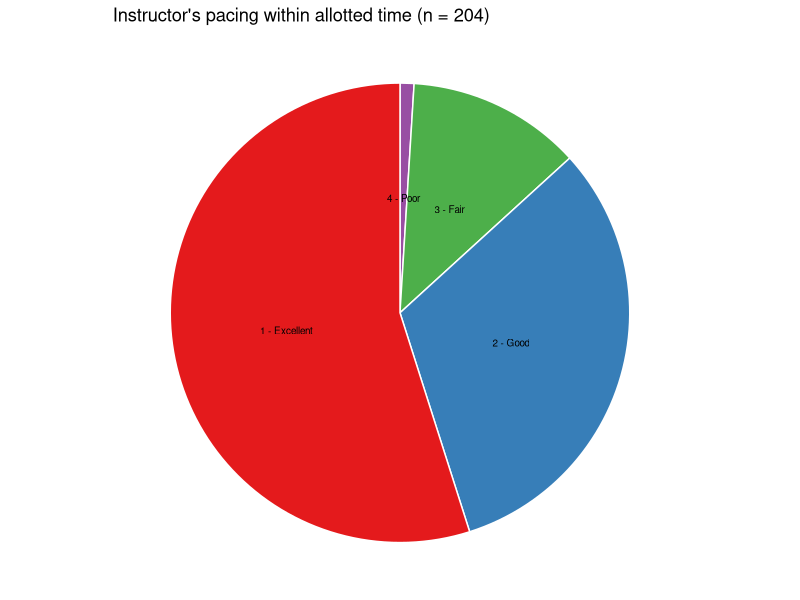
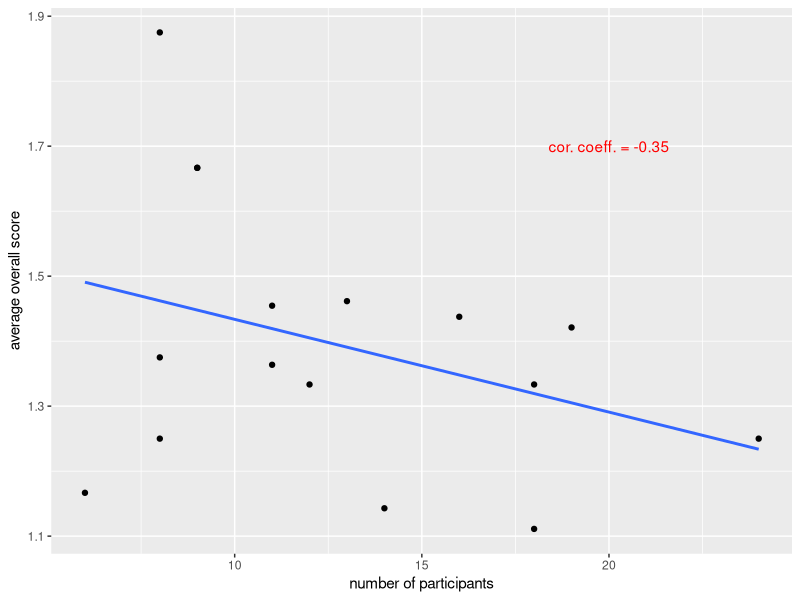
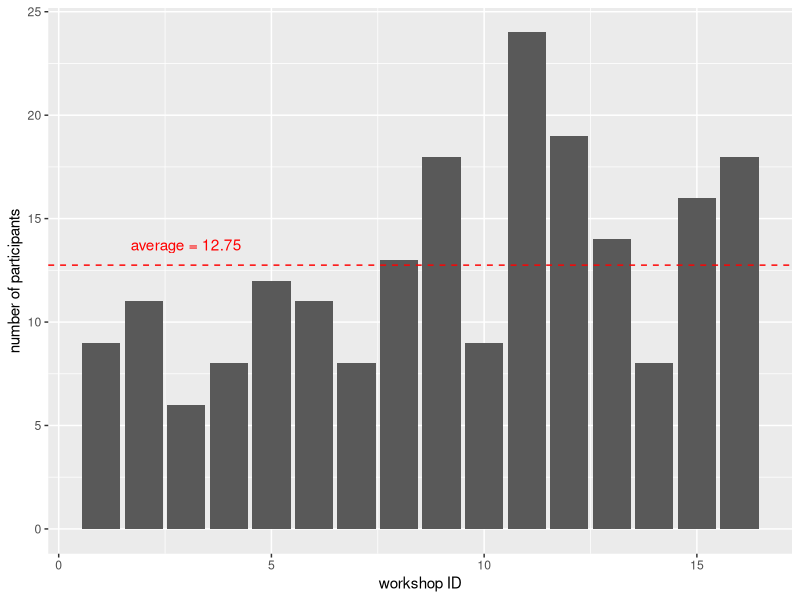
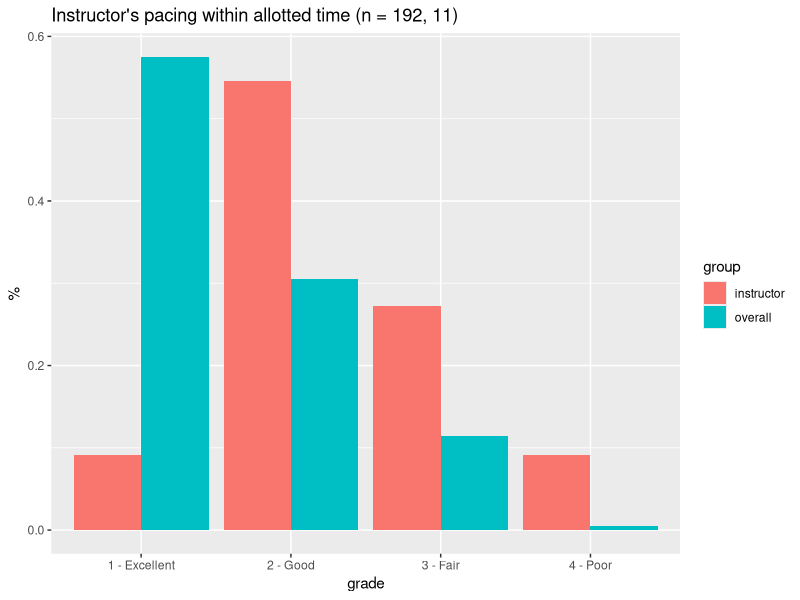

Source code (R) for these figures, in order:
library(dplyr)
library(ggplot2)

setwd(dirname(rstudioapi::getActiveDocumentContext()$path))
cln <- read.table("../data/workshops.csv", sep = ";", h = T)

#### Piechart ------------------------------------------------------------------
x  <- c("1 - Excellent", "2 - Good", "3 - Fair", "4 - Poor")
y  <- table(cln$Instructor.s.pacing.within.allotted.time)
df <- data.frame(group = x, value = as.numeric(y))

df <- df %>% 
arrange(desc(group)) %>%
mutate(prop = value / sum(df$value) *100) %>%
mutate(ypos = cumsum(prop)- 0.5*prop )

g1 <- ggplot(df, aes(x="", y=prop, fill=group)) +
  geom_bar(stat="identity", width=1.0, color="white") +
  coord_polar("y", start=0) +
  theme_void() + 
  theme(legend.position="none") +
  ggtitle("Instructor's pacing within allotted time (n = 204)") +
  geom_text(aes(y = ypos, label = group), color = "black", size = 2.5) +
  scale_fill_brewer(palette="Set1")  
ggsave("../plots/01_piechart.png", g1, width = 4, height = 4)


#### Scatterplot ---------------------------------------------------------------
score <- tapply(cln$Overall, cln$ID, mean)
size  <- tapply(cln$Overall, cln$ID, length)
df    <- data.frame(score = score, size = size)

g1 <- ggplot(df, aes(size, score)) + geom_point() + 
  geom_smooth(formula = y ~ x, method = "lm", se = FALSE) + 
  xlab("number of participants") + 
  ylab("average overall score") +
  annotate("text", x = 20, y =  1.7, colour = "red", 
           label = paste0("cor. coeff. = ", round(cor(df$size, df$score), 2)))
ggsave("../plots/01_scatterplot.png", g1, width = 4, height = 4)


#### Barchart 1 ----------------------------------------------------------------
df <- data.frame(ID = 1:16, size = size)
g1 <- ggplot(df, aes(ID, size)) + geom_bar(stat = "identity") +
  xlab("workshop ID") + ylab("number of participants") +
  geom_hline(yintercept = mean(df$size), colour = "red", lty = "dashed") +
  annotate("text", x = 3, y =  1 + mean(df$size), colour = "red", 
           label = paste0("average = ", mean(df$size)))
ggsave("../plots/01_barchart-participants.png", g1, width = 6, height = 4)


#### Barchart 2 ----------------------------------------------------------------
x <- cln$Instructor.s.pacing.within.allotted.time
score_all <- table(x[cln$ID != 6]) / length(x[cln$ID != 6])
score_one <- table(x[cln$ID == 6]) / length(x[cln$ID == 6])

x <- c("1 - Excellent", "2 - Good", "3 - Fair", "4 - Poor")
df <- data.frame(count = c(score_one, score_all), 
                 grade = rep(x, 2), 
                 group = rep(c("instructor", "overall"), each = 4))

g1 <- ggplot(df, aes(grade, count, fill = group)) + 
  geom_bar(stat = "identity", position = "dodge") +
  xlab("grade") + ylab("%") +
  ggtitle("Instructor's pacing within allotted time (n = 192, 11)") 
ggsave("../plots/01_barchart-instructor.png", g1, width = 6, height = 4)
